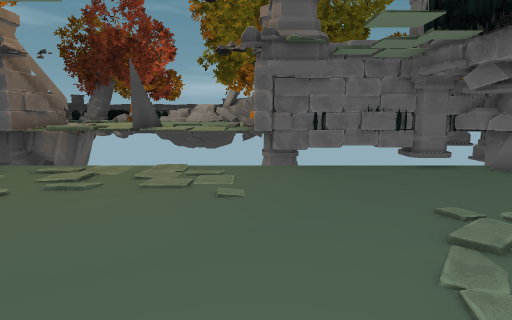
view 1 (above)

20 first-person views from a walk through a 3-D level made in the Godot game engine. The camera is 1.5 m above the floor, tilts 8° down and sees 75° across. The floor is counted in squares, 1 m on a side. Each view is taken from the middle of a square. On the plan, view 1 faces up. The plan holds only what a view shows up to about 15 squares ahead; the rest is blank. The place goes on beyond the plan. Characters and animated objects are left out.

view 2
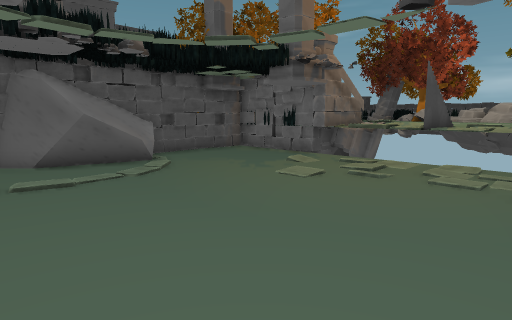

view 3
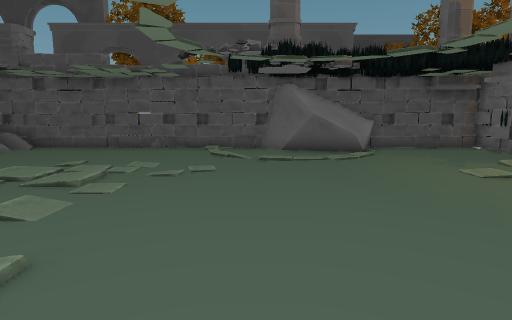

view 4
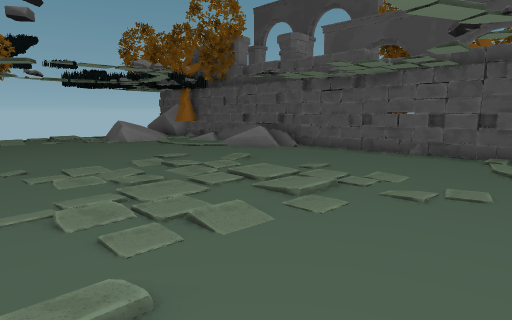

view 5
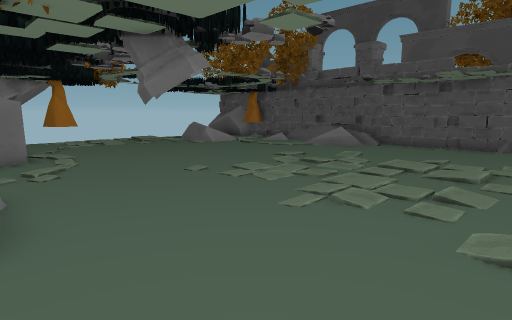

view 6
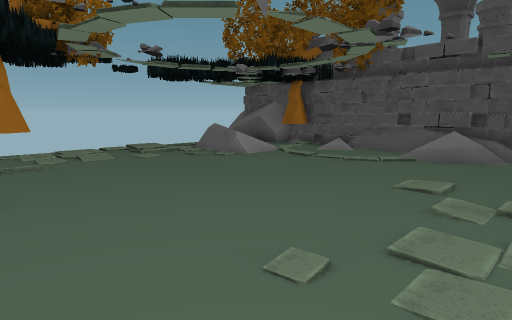

view 7
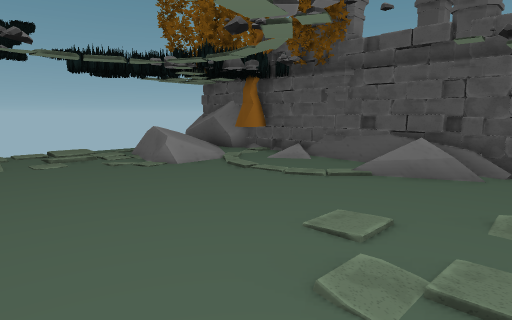

view 8
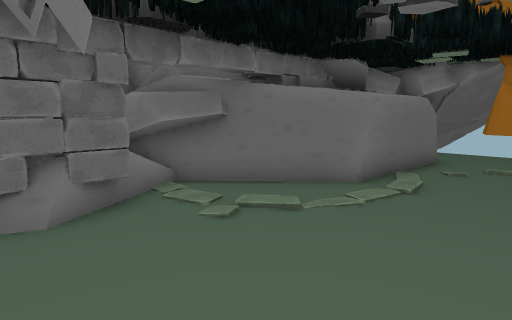

view 9
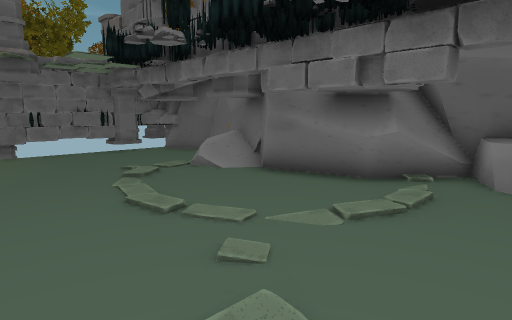

view 10
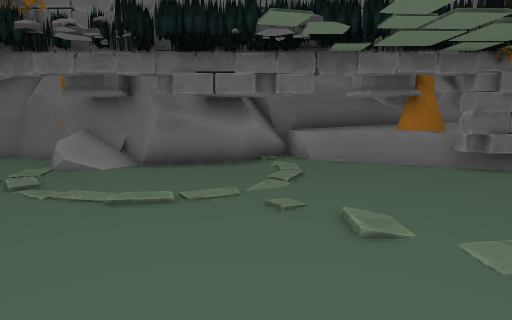

view 11
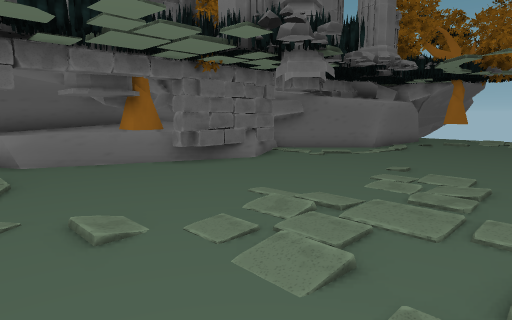

view 12
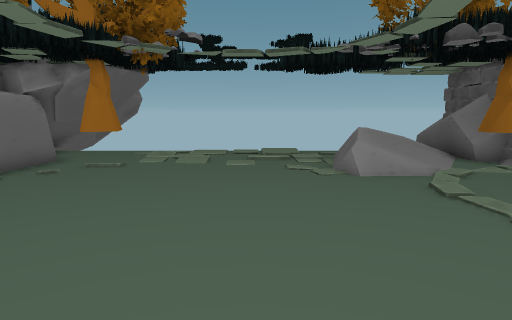

view 13
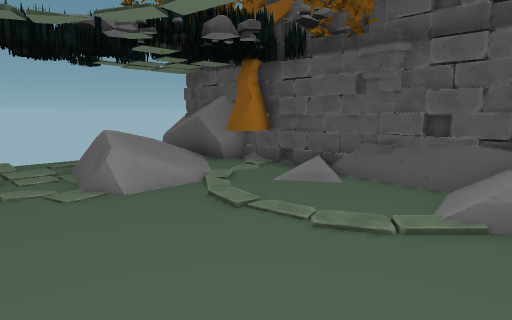

view 14
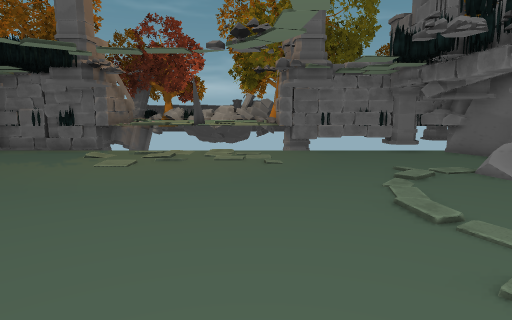

view 15
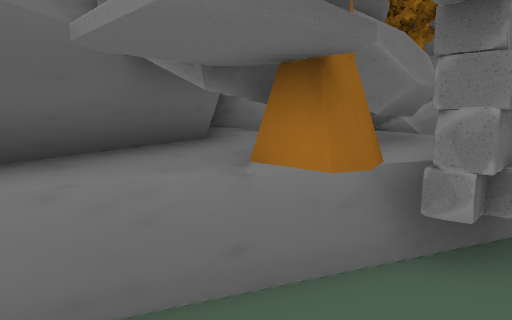

view 16
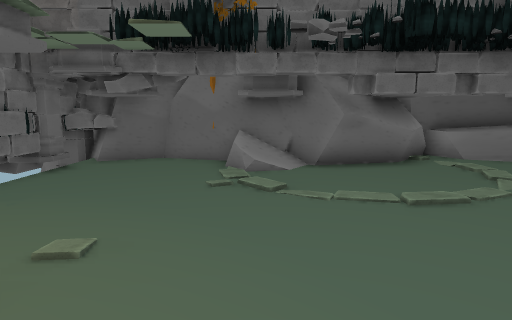

view 17
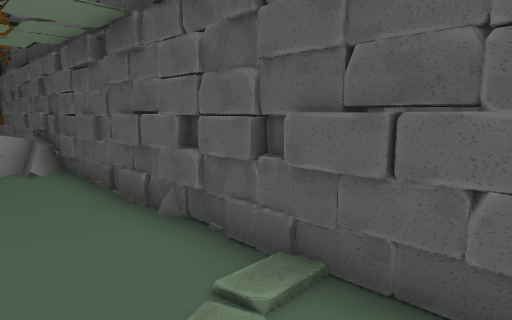

view 18
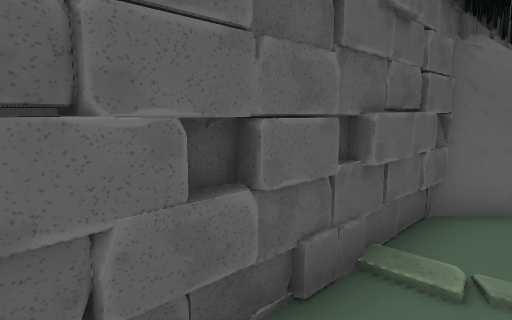

view 19
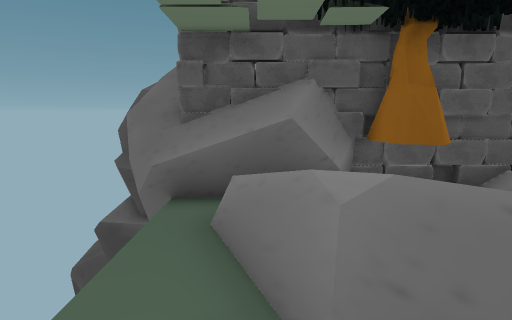

view 20
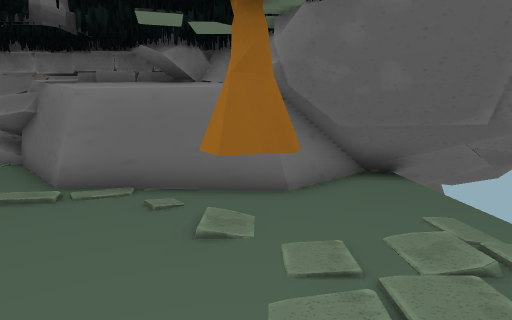

### Floor plan
Key: @ floor where view 1 was taken; # wall or solid block; . main floor; : floor 0.25 m higher than the main floor; / step, stairs or slope; = window, fence, low wall or low ledge; ^ raised ledge; P pillar; R rock; T tree; O other object.
Columns run from 13 left of view 1 to 9 right of it. Each row starts with its distance up from view 1.
 11                      P
 10  #################PRR##
  9  #.................RR#
  8  #...... ...........##
  7  #...................#
  6  #..................##
  5  #=................=#
  4  ##=..............PP#
  3   ##...............##
  2   ##...............#
  1  ##................#
  0  #...........@.....#
 -1 ##.. ..............# #
 -2 R#.............. .. ##
 -3 TR....../..... .... ##
 -4 P#.... ./.. . ......=#
 -5 P#.........///.....#^^
 -6  #......:/... .....##^
 -7  #........ .......###^#
 -8  #...... .........#####
 -9  #................####
-10  ###..............#^##
-11  ##O..............^RR#
-12   #O#.............RRR
-13   #...............#RRR#
-14  ##..............## R
-15  ##.............##  R
-16  #//............#
-17  #.. #R.........#
-18  ### ###......T.#
-19  ###  ##/....#T.#
-20  ##  #=./.. ....#
-21  #^ ==.....///..#
-22  #^.....:/.....##
-23  ^^            ##
-24  ^

Where each view was taken, in squares from view 1:
view 1: 0 up, 0 right, facing up
view 2: 1 down, 0 right, facing up-left
view 3: 0 up, 3 right, facing left
view 4: 0 up, 1 right, facing down-left
view 5: 2 down, 5 right, facing down-left
view 6: 8 down, 2 right, facing down-left
view 7: 8 down, 1 left, facing down-left
view 8: 8 down, 1 left, facing down-right
view 9: 4 down, 1 left, facing up-right
view 10: 1 down, 4 left, facing right
view 11: 1 down, 4 left, facing down-right
view 12: 9 down, 4 left, facing down
view 13: 11 down, 4 left, facing down-left
view 14: 4 down, 1 left, facing up
view 15: 3 down, 4 right, facing down-right
view 16: 4 up, 4 left, facing right
view 17: 0 up, 9 left, facing down-left
view 18: 5 down, 10 left, facing up-left
view 19: 21 down, 5 left, facing left
view 20: 19 down, 4 left, facing right
